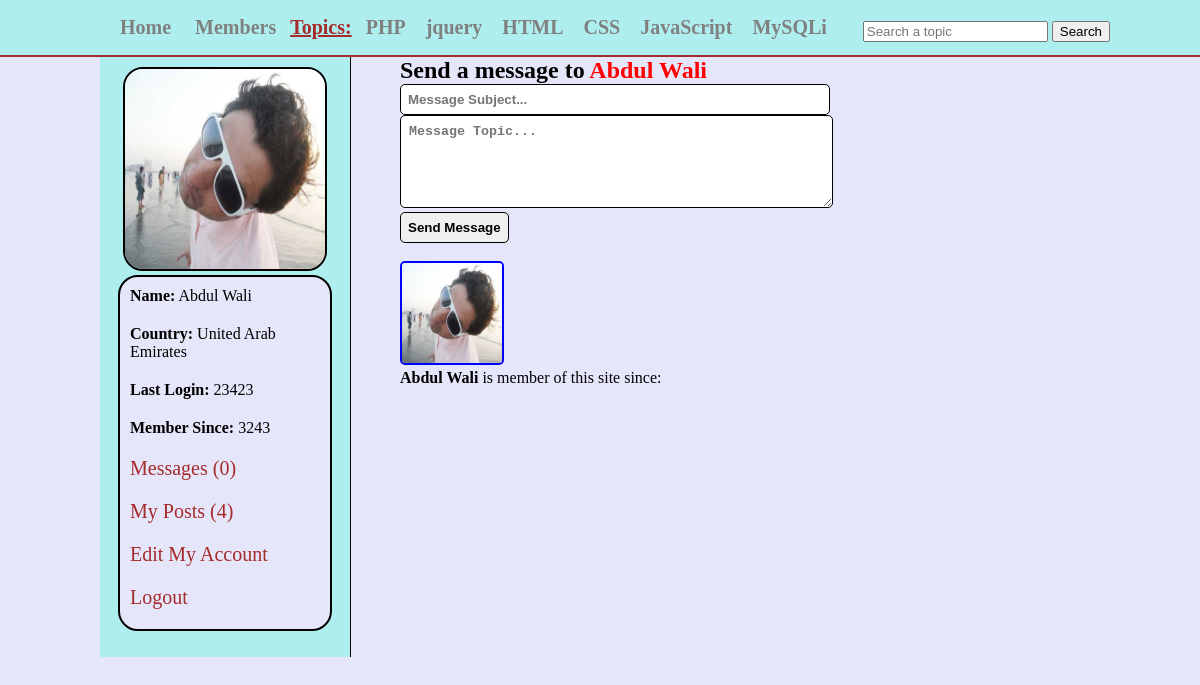
Screenshot of /messages.php (signed in) with the database file from the repository.
### tables this page shows
CREATE TABLE IF NOT EXISTS `topics` (
  `topic_id` int(11) NOT NULL AUTO_INCREMENT,
  `topic_name` varchar(255) NOT NULL,
  PRIMARY KEY (`topic_id`)
);

CREATE TABLE IF NOT EXISTS `users` (
  `user_id` int(11) NOT NULL AUTO_INCREMENT,
  `user_name` varchar(255) NOT NULL,
  `user_pass` varchar(255) NOT NULL,
  `user_email` varchar(255) NOT NULL,
  `user_country` text NOT NULL,
  `user_gender` text NOT NULL,
  `user_birthday` text NOT NULL,
  `user_image` text NOT NULL,
  `user_reg_date` text NOT NULL,
  `user_last_login` text NOT NULL,
  `status` text NOT NULL,
  `ver_code` int(100) NOT NULL,
  `posts` text NOT NULL,
  PRIMARY KEY (`user_id`)
);

### messages.php (the view, shortened to what this page needs)
<?php
include("functions/functions.php");
if(!isset($_SESSION['user_email'])){
	header("location: index.php");
}
else {
?>
<!DOCTYPE html>
<html>
	<head>
	<link rel="stylesheet" href="styles/home_style.css" media="all"/>
	</head>
<body>
	<div class="container">
		<div id="head_wrap">
			<div id="header">
				<ul id="menu">
					<li><a href="home.php">Home</a></li>
					<li><a href="members.php">Members</a></li>
					<strong>Topics:</strong>
					<?php
					$get_topics = "select * from topics";
					$run_topics = mysqli_query($con,$get_topics);
					while($row=mysqli_fetch_array($run_topics)){
						$topic_id = $row['topic_id'];
						$topic_title = $row['topic_name'];
					echo "<li><a href='topic.php?topic=$topic_id'>$topic_title</a></li>";
					}
					?>
				</ul>
				<form method="get" action="results.php" id="form1">
					<input type="text" name="user_query" placeholder="Search a topic"/>
					<input type="submit" name="search" value="Search"/>
				</form>
			</div>
		</div>
			<div class="content">
				<div id="user_timeline">
					<div id="user_details">
					<?php
					$user = $_SESSION['user_email'];
					$get_user = "select * from users where user_email='$user'";
					$run_user = mysqli_query($con,$get_user);
					$row=mysqli_fetch_array($run_user);
					$user_id = $row['user_id'];
					$user_name = $row['user_name'];
					$user_country = $row['user_country'];
					$user_image = $row['user_image'];
					$register_date = $row['user_reg_date'];
					$last_login = $row['user_last_login'];
					$user_posts = "select * from posts where user_id='$user_id'";
					$run_posts = mysqli_query($con,$user_posts);
					$posts = mysqli_num_rows($run_posts);
					$sel_msg = "select * from messages where receiver='$user_id' AND status='unread' ORDER by 1 DESC";
					$run_msg = mysqli_query($con,$sel_msg);
					$count_msg = mysqli_num_rows($run_msg);
					echo "
						<center>
						<img src='users/$user_image' width='200' height='200'/>
						</center>
						<div id='user_mention'>
						<p><strong>Name:</strong> $user_name</p>
						<p><strong>Country:</strong> $user_country</p>
						<p><strong>Last Login:</strong> $last_login</p>
						<p><strong>Member Since:</strong> $register_date</p>
						<p><a href='my_messages.php?u_id=$user_id'>Messages ($count_msg)</a></p>
						<p><a href='my_posts.php?u_id=$user_id'>My Posts ($posts)</a></p>
						<p><a href='edit_profile.php?u_id=$user_id'>Edit My Account</a></p>
						<p><a href='logout.php'>Logout</a></p>
						</div>
					";
					?>
					</div>
				</div>
				<div id="message">
		<h2>Send a message to <span style='color:red;'><?php echo $user_name; ?></span></h2>
			<form action="messages.php?u_id=<?php echo $u_id;?>" method="post" id="f">
				<input type="text" name="msg_title" placeholder="Message Subject..." size="49"/>
				<textarea name="msg" cols="50" rows="5" placeholder="Message Topic..."/></textarea><br/>
				<input type="submit" name="message" value="Send Message"/>
			</form><br/>
			<img style="border:2px solid blue; border-radius:5px;" src="users/<?php echo $user_image;?>" width="100" height="100"/>
			<p><strong><?php echo $user_name;?> </strong>is member of this site since: <?php echo $reg_date;?></p>
			</div>
	</div>
</body>
</html>
<?php } ?>

### styles/home_style.css (style rules this page uses)
html, body, div, span, applet, object, iframe, h1, h2, h3, h4, h5, h6, p, blockquote, pre, a, abbr, acronym, address, big, cite, code, del, dfn, em, img, ins, kbd, q, s, samp, small, strike, strong, sub, sup, tt, var, b, u, i, center, dl, dt, dd, ol, ul, li, fieldset, form, label, legend, table, caption, tbody, tfoot, thead, tr, th, td, article, aside, canvas, details, embed, figure, figcaption, footer, header, hgroup, menu, nav, output, ruby, section, summary, time, mark, audio, video { margin: 0; padding: 0; border: 0; }
body { background-color:#E6E6FA; }
.container { margin:0; padding:0; background-color:#E6E6FA; }
#head_wrap { width:100%; height:35px; margin:0 auto; border-bottom:2px solid brown; padding:10px; background:#AFEEEE; }
#header { margin:0 auto; width:1000px; height:35px; }
#menu { line-height:35px; padding:0; margin:0; float:left; }
#menu li { display:inline; list-style:none; }
#menu a { margin:5px; padding:5px; text-decoration:none; color:gray; font-size:20px; font-weight:bold; }
#menu strong { font-size:20px; text-decoration:underline; color:brown; }
#form1 { float:right; line-height:35px; padding-top:3px; }
.content { width:1000px; margin:0 auto; }
#user_timeline { background:#AFEEEE; width:250px; float:left; height:600px; border-right:1px solid black; }
#user_details { padding:10px; }
#user_details img { border:2px solid black; border-radius:20px; }
#user_details p { margin-bottom:10px; padding:5px; }
#user_details a { color:brown; font-size:20px; text-decoration:none; }
#user_mention { background:#E6E6FA; border:2px solid black; border-radius:20px; width:200px; margin:0 auto; padding:5px; }
#f input { padding:7px; border:1px solid black; border-radius:5px; font-weight:bolder; }
#f textarea { padding:8px; border:1px solid black; border-radius:5px; font-weight:bolder; }
#message { width:700px; float:right; }

### rows the page displays
topics: topic_name "PHP"
topics: topic_name "jquery"
topics: topic_name "HTML"
topics: topic_name "CSS"
topics: topic_name "JavaScript"
topics: topic_name "MySQLi"
users: user_image (picture), user_name "Abdul Wali", user_country "United Arab Emirates", user_last_login "23423", user_reg_date "3243"

### other values shown
$count_msg "0"
$posts "4"
